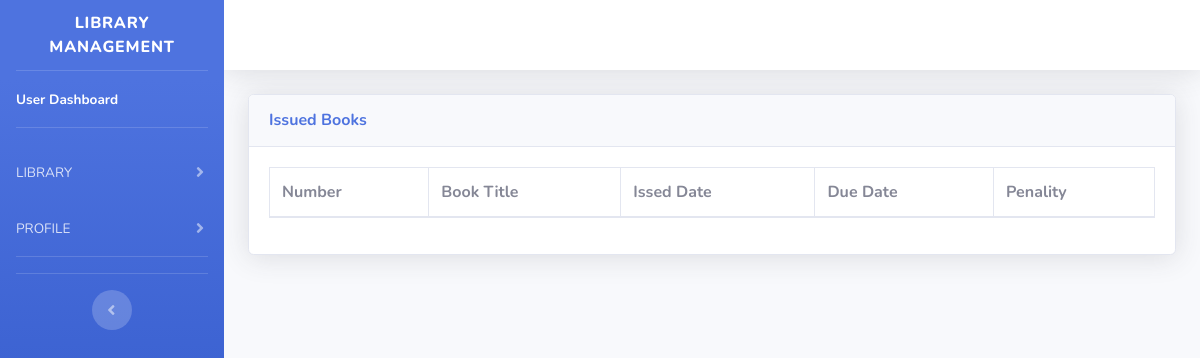
Before: /templates/startbootstrap-sb-admin-2-gh-pages/issued_book.php (signed in) with the older database file.
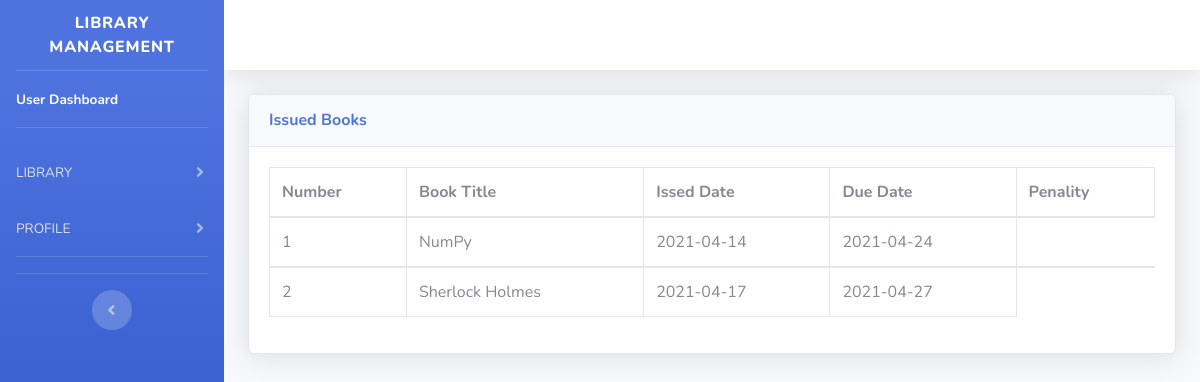
After: the same page with the newer database file.
### tables this page shows
CREATE TABLE `book_issue` (
  `issue_id` int(10) NOT NULL,
  `book_id` int(10) NOT NULL,
  `l_id` int(10) NOT NULL,
  `library_no` int(10) NOT NULL,
  `isbn_no` int(10) NOT NULL,
  `issue_date` date NOT NULL,
  `return_date` date NOT NULL,
  `status` varchar(10) NOT NULL
);

CREATE TABLE `book_table` (
  `book_id` int(10) NOT NULL,
  `category_id` int(10) NOT NULL,
  `book_title` varchar(40) NOT NULL,
  `book_author` varchar(40) NOT NULL,
  `second_author` varchar(40) NOT NULL,
  `third_author` varchar(40) NOT NULL,
  `year_of_publish` int(20) NOT NULL,
  `edition` varchar(20) NOT NULL,
  `isbn_no` int(20) NOT NULL,
  `book_status` varchar(20) NOT NULL
);

### templates/startbootstrap-sb-admin-2-gh-pages/issued_book.php (the view, shortened to what this page needs)
<?php
$con=mysqli_connect("localhost","root","","library_management")or die("Couldn't connect to server");
$name = $_SESSION['username'];
?>
<!DOCTYPE html>
<html lang="en">
<head>
    <link href="vendor/fontawesome-free/css/all.min.css" rel="stylesheet" type="text/css">
    <link href="css/sb-admin-2.min.css" rel="stylesheet">
    <link href="vendor/datatables/dataTables.bootstrap4.min.css" rel="stylesheet">
</head>
<body id="page-top">
    <div id="wrapper">
        <ul class="navbar-nav bg-gradient-primary sidebar sidebar-dark accordion" id="accordionSidebar">
            <a class="sidebar-brand d-flex align-items-center justify-content-center" href="user.php">
                <div class="sidebar-brand-text mx-3">Library Management</div>
            </a>
            <hr class="sidebar-divider my-0">
            <li class="nav-item active">
                <a class="nav-link" href="user.php">
                    <span>User Dashboard</span></a>
            </li>
            <hr class="sidebar-divider">
            <li class="nav-item">
                <a class="nav-link collapsed" href="#" data-toggle="collapse" data-target="#collapseTwo"
                    aria-expanded="true" aria-controls="collapseTwo">
                    <span>LIBRARY</span>
                </a>
            </li>
            <li class="nav-item">
                <a class="nav-link collapsed" href="#" data-toggle="collapse" data-target="#collapseUtilities"
                    aria-expanded="true" aria-controls="collapseUtilities">
                    <span>PROFILE</span>
                </a>
            </li>
            <hr class="sidebar-divider">
            <hr class="sidebar-divider d-none d-md-block">
            <div class="text-center d-none d-md-inline">
                <button class="rounded-circle border-0" id="sidebarToggle"></button>
            </div>
        </ul>
        <div id="content-wrapper" class="d-flex flex-column">
            <div id="content">
                <nav class="navbar navbar-expand navbar-light bg-white topbar mb-4 static-top shadow">
                </nav>
                <div class="container-fluid">
                    <div class="card shadow mb-4">
                        <div class="card-header py-3">
                            <h6 class="m-0 font-weight-bold text-primary">Issued Books</h6>
                        </div>
                        <div class="card-body">
                            <div class="table-responsive">
                                <table class="table table-bordered" id="dataTable" width="100%" cellspacing="0">
                                <thead>
                                        <tr>
                                            <th>Number</th>
                                            <th>Book Title</th>
                                            <th>Issed Date</th>
                                            <th>Due Date</th>
                                            <th>Penality</th>
                                        </tr>
                                    </thead>
                        <?php
                        $sql = "SELECT a.book_title, a.book_id, b.book_id, b.l_id, b.issue_date, b.return_date, l.l_id, l.username
                        from book_table a, book_issue b, login l where b.l_id = l.l_id
                        and b.book_id = a.book_id and l.username = '$name'";
                        $result = mysqli_query($con,$sql);
                        $count = 1;
                        while($row = mysqli_fetch_array($result))
                        {
                        ?>
                                    <tbody>
                                        <tr>
                                        <?php echo "<td class = 'Text-center'>" .$count++ ."</td>"; ?>
                                        <?php echo "<td class = 'Text-center'>" .$row['book_title'] ."</td>";?>
                                        <?php echo "<td class = 'Text-center'>" .$row['issue_date'] ."</td>";?>
                                        <?php echo "<td class = 'Text-center'>" .$row['return_date'] ."</td>";?>
                                        </tr>
                        <?php
                        }
                        ?>
                                         </tbody>
                                </table>
                            </div>
                        </div>
                    </div>
                </div>
            </div>
        </div>
    </div>
</body>
</html>

Changed rows visible on the page:
added book_issue: book.book_title "NumPy", issue_date "2021-04-14", return_date "2021-04-24"
added book_issue: book.book_title "Sherlock Holmes", issue_date "2021-04-17", return_date "2021-04-27"
